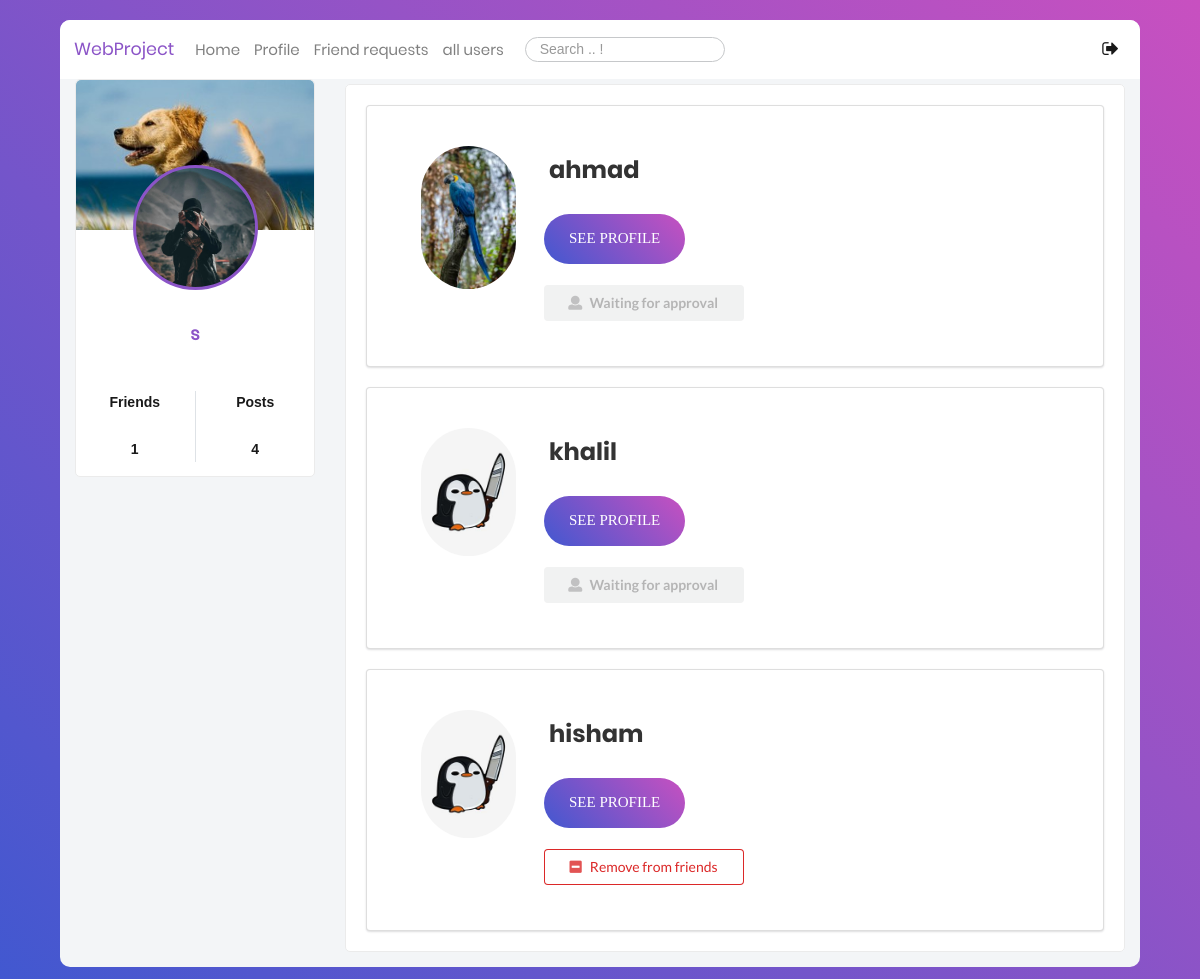
The page /all-profiles/ (signed in) on the database its author committed.
### users/models.py (models this page shows, shortened)
class Profile(models.Model):
    user = models.OneToOneField(User, on_delete=models.CASCADE)
    image = models.ImageField(default='default.jpg', upload_to='profile_pics')
    bgimage = models.ImageField(default='default.jpg', upload_to='bg_pics')
    friends = models.ManyToManyField(User, blank=True, related_name='friends')
    slug = models.SlugField(unique=True,default=uuid.uuid1)
    forget_password_token= models.CharField(max_length=100)
    updated = models.DateTimeField( auto_now=True)
    created = models.DateTimeField( auto_now_add=True)
    objects = ProfileManager()
    def get_absolute_url(self):
        return reverse("profile-detail-view", kwargs={"slug": self.slug})
    def get_friends_no(self):
        return self.friends.all().count()
    def get_posts_no(self):
        return self.posts.all().count()

### users/views.py (the view)
# urls.py: path('all-profiles/', views.ProfileListView.as_view(), name="all-profiles-view"),
class ProfileListView(ListView):
    model = Profile
    template_name = "users/profile_list.html"
    context_object_name = "qs"
    def get_queryset(self):
        qs = Profile.objects.get_all_profiles(self.request.user)
        return qs
    def get_context_data(self, **kwargs):
        context = super().get_context_data(**kwargs)
        user = User.objects.get(username__iexact=self.request.user)
        profile = Profile.objects.get(user=user)
        rel_r = Relationship.objects.filter(sender=profile)
        rel_s = Relationship.objects.filter(receiver=profile)
        rel_receiver = []
        rel_sender = []
        for item in rel_r:
            rel_receiver.append(item.receiver.user)
        for item in rel_s:
            rel_sender.append(item.sender.user)
        context["rel_receiver"] = rel_receiver
        context["rel_sender"] = rel_sender
        context["is_empty"] = False
        if len(self.get_queryset()) == 0:
            context["is_empty"] = True
        return context

### users/models.py (called while the page is built)
    def get_all_profiles(self, me):
        profiles = Profile.objects.all().exclude(user=me)
        return profiles

### users/templates/users/profile_list.html (shortened to what this page needs)
{% extends 'blog/base.html' %}
{% block content %}
<div class="container mt-5" style="width: 75%">
  <div class="row">
    <div class="col">
      <div class="main-block">
    {% for obj in qs %}
        <div class="ui segment" style="margin:20px">
            <div class="ui grid" >
                <div class="row" style="padding: 20px;margin:20px">
                    <div class="three wide column">
                        <img class="ui small circular image" src="{{obj.image.url}}">
                    </div>
                    <div class="thirteen wide column" >
                        <span class="login100-form-title animated" style="display: inline;   padding-left: 1%;  line-height: 2;">
						{{obj.user}}
					</span>
                        <div class="container-login100-form-btn" style="justify-content: left;">
                             <a href="{{obj.get_absolute_url}}">
                            <button class="login100-form-btn">
                                See profile
                            </button></a>
                        </div>
                        <br>
                        {% if obj.user in rel_receiver and request.user not in obj.friends.all %}
                            <button class="ui disabled button mb-5 w-big"><i class="user icon"></i>Waiting for approval</button>
                        {% endif %}
                        {% if request.user in obj.friends.all %}
                        <form action="{% url 'remove-friend' %}" method="POST">
                            <button type="submit" class="ui negative basic button mb-5 w-big"><i class="minus square icon"></i>Remove from friends</button>
                        </form>
                        {% endif %}
                    </div>
                </div>
            </div>
        </div>
    {% endfor %}
    </div></div></div></div>
{% endblock content %}

### blog/templates/blog/base.html (shortened to what this page needs)
{% load static %}
<!DOCTYPE html>
<html class="no-js" lang="en">
  <head>
             <link
      rel="stylesheet"
      type="text/css"
      href="https://cdnjs.cloudflare.com/ajax/libs/semantic-ui/2.2.14/semantic.min.css"
    />
    <link
      rel="stylesheet"
      href="{% static 'blog/css/vendor/bootstrap.min.css' %} "
    />
    <link
      rel="stylesheet"
      href="{% static 'blog/css/vendor/font-awesome.min.css' %}"
    />
    <link rel="stylesheet" href="{% static 'blog/css/vendor/animate.css' %}" />
    <link
      rel="stylesheet"
      href="{% static 'blog/css/vendor/hamburgers.min.css' %}"
    />
    <link rel="stylesheet" href="{% static 'blog/css/util.css' %}" />
    <link rel="stylesheet" href="{% static 'blog/css/normalize.css' %}" />
    <link rel="stylesheet" href="{% static 'blog/css/main.css' %}" />
  </head>
  <body hx-headers = "{'X-CSRFToken' : '{{ csrf_token }}'} ">
    <div class="limiter">
      <div class="container-login100" style="align-items: flex-start;">
        <div class="wrap-main">
          <div class="container-fluid">
            <div class="row">
              <nav class="navbar navbar-expand-lg navbar-light bgwhite">
                <a
                  class="navbar-brand ProjectColor"
                  href="{% url 'blog-home' %}"
                  >WebProject</a
                >
                <div
                  class="collapse navbar-collapse"
                  id="navbarSupportedContent"
                >
                  <ul class="navbar-nav mr-auto">
                    <li class="nav-item ">
                      <a class="nav-link fs-15" href="{% url 'blog-home' %}"
                        >Home <span class="sr-only">(current)</span></a
                      >
                    </li>
                    <li class="nav-item">
                      <a class="nav-link fs-15" href="{% url 'profile' %}"
                        >Profile</a
                      >
                    </li>
                    <li class="nav-item">
                      <a
                        class="nav-link fs-15"
                        href="{% url 'my-invites-view' %}"
                        >Friend requests</a
                      >
                    </li>
                    <li class="nav-item">
                      <a
                        class="nav-link fs-15"
                        href="{% url 'all-profiles-view' %}"
                        >all users</a
                      >
                    </li>
                    <li class="nav-item pt-2 pl-3">
                      <form
                        action="{% url 'search' %}"
                        method="POST"
                        id="search"
                      >
                        <input
                          type="search"
                          name="searched"
                          class="p-1 fs-14 pl-3 input-border"
                          placeholder="Search .. !"
                        />
                      </form>
                    </li>
                  </ul>
                  <div class="form-inline my-2 my-lg-0">
                    <ul class="navbar-nav mr-auto">
                      <li class="nav-item active">
                        <a
                          class="nav-link fs-18"
                          href="{% url 'blog-logout' %}"
                          data-toggle="tooltip"
                          data-placement="top"
                          ><i class="fa fa-sign-out" aria-hidden="true"></i
                        ></a>
                      </li>
                    </ul>
                  </div>
                </div>
              </nav>
              <div class="col-sm-3 mobile-hidden">
          <div class="main-block">
            <div
              class="coverPicture"
              style="background: url('{{ user.profile.bgimage.url }}');"
            ></div>
            <div
              class="profilePicture"
              style="background: url('{{ user.profile.image.url }}');"
            ></div>
            <div class="FullName text-center fs-18 ProjectColor">
              {{ user }}
            </div>
            <div class="row statistic text-center fs-16 p-3">
              <div class="col">
                <p>Friends</p>
                <br />
                <p>{{ user.profile.get_friends_no }}</p>
              </div>
              <div class="col border-left">
                <p>Posts</p>
                <br />
                <p>{{ user.profile.get_posts_no }}</p>
              </div>
            </div>
          </div>
        </div>
        {% block content %} {% endblock content %}
            </div>
          </div>
        </div>
      </div>
    </div>
  </body>
</html>

### blog/static/blog/css/main.css (style rules this page uses)
* { margin: 0px; padding: 0px; box-sizing: border-box; }
body, html { height: 100%; font-family: Poppins-Regular, sans-serif; }
a { font-family: Poppins-Regular; font-size: 14px; line-height: 1.7; color: #666666; margin: 0px; transition: all 0.4s; -webkit-transition: all 0.4s; -o-transition: all 0.4s; -moz-transition: all 0.4s; }
p { font-family: Poppins-Regular; font-size: 14px; line-height: 1.7; color: #666666; margin: 0px; }
ul, li { margin: 0px; list-style-type: none; }
input { outline: none; border: none; }
button { outline: none !important; border: none; background: transparent; }
.limiter { width: 100%; margin: 0 auto; }
.container-login100 { width: 100%; min-height: 100vh; display: -webkit-box; display: -webkit-flex; display: -moz-box; display: -ms-flexbox; display: flex; flex-wrap: wrap; justify-content: center; align-items: flex-start; padding: 0; background: #9053c7; background: -webkit-linear-gradient(-135deg, #c850c0, #4158d0); background: -o-linear-gradient(-135deg, #c850c0, #4158d0); background: -moz-linear-gradient(-135deg, #c850c0, #4158d0); background: linear-gradient(-135deg, #c850c0, #4158d0); }
.wrap-main { width: 90%; background: #f3f5f7; border-radius: 10px; overflow: hidden; justify-content: space-between; margin-top: 20px; margin-bottom: 20px; }
nav { width: 100%; }
.main-block { background: #fff; border-radius: 5px; border: 1px solid #ebebeb; margin-bottom: 15px; }
.coverPicture { border-top-left-radius: 5px; -moz-border-radius-topleft: 5px; border-top-right-radius: 5px; -moz-border-radius-topright: 5px; height: 150px; background-size: cover !important; background-position: center top !important; }
.profilePicture { border-radius: 50%; height: 125px; width: 125px; margin: 0 auto; margin-top: -65px; border: 3px solid #8B54C7; background-size: cover !important; background-position: center top !important; }
.ProjectColor { color:#8B54C7 !important; }
.FullName { font-weight: 600; padding: 30px; }
.statistic p { font-weight: 600; color: rgba(0,0,0,.9); font-family: "Cairo", sans-serif !important; }
.login100-form-title { font-family: Poppins-Bold; font-size: 24px; color: #333333; line-height: 1.2; text-align: center; width: 100%; display: block; padding-bottom: 10%; }
.container-login100-form-btn { width: 100%; display: -webkit-box; display: -webkit-flex; display: -moz-box; display: -ms-flexbox; display: flex; flex-wrap: wrap; justify-content: center; padding-top: 20px; }
.login100-form-btn { font-family: Montserrat-Bold; font-size: 15px; line-height: 1.5; color: #fff; text-transform: uppercase; width: 100%; height: 50px; border-radius: 25px; background: -webkit-linear-gradient(-135deg, #c850c0, #4158d0); display: -webkit-box; display: -webkit-flex; display: -moz-box; display: -ms-flexbox; display: flex; justify-content: center; align-items: center; padding: 0 25px; -webkit-transition: all 0.4s; -o-transition: all 0.4s; -moz-transition: all 0.4s; transition: all 0.4s; }
.input-border { border-radius: 25px !important; border: 1px solid #c6c8ca !important; }
.mt-5 { margin-top: 5px !important; }
.mb-5 { margin-bottom: 5px !important; }
.w-big { width: 200px !important; }

### rows shown on the page
Profile: image (picture), user "ahmad", shows "Waiting for approval"
Profile: image (placeholder picture), user "khalil", shows "Waiting for approval"
Profile: image (placeholder picture), user "hisham"

### other values the page prints
{{ user }} "s"
{{ user.profile.get_friends_no }} "1"
{{ user.profile.get_posts_no }} "4"
